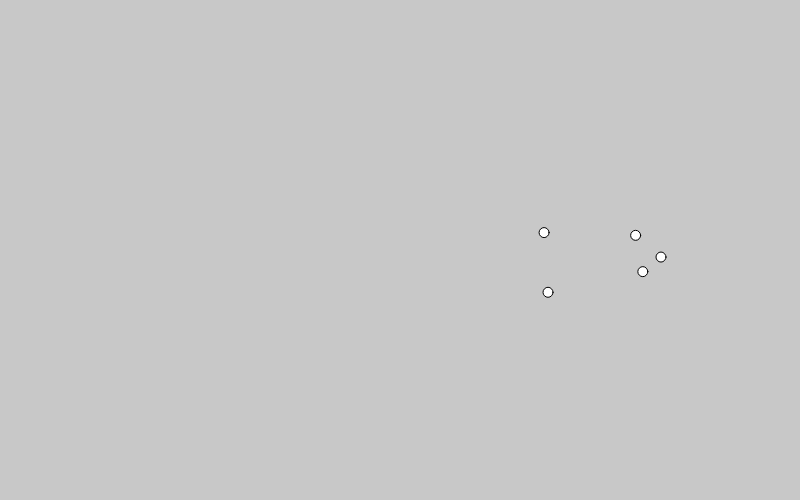
Frame 1 (no input)
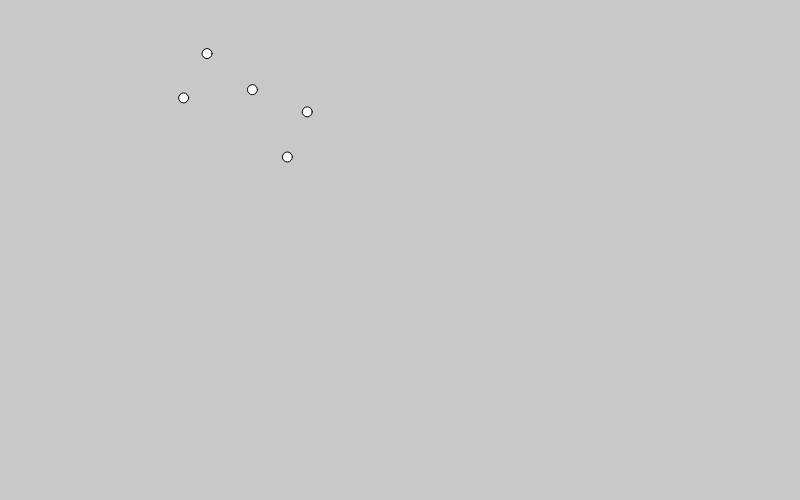
Frame 60 (no input)
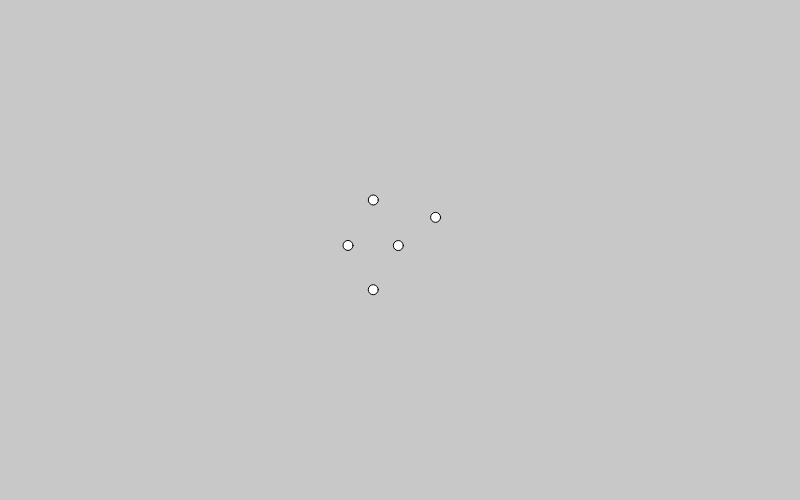
Frame 120 (the mouse pressed at the canvas centre since frame 60)

The p5.js sketch that drew these frames (run headless with seeded random() and noise() and a simulated clock; from frame 60 on, the mouse is pressed at the canvas centre):

// p5.js sketch
// ── sketch.js
class Boid {
  constructor(x, y) {
    this.position = createVector(x, y);
    this.velocity = createVector(0, 0);
    this.acceleration = createVector(0,0);
    this.mass = 1;
    this.maxSpeed = 7;
    this.maxForce = 5;
  }

  applyForce(force) {
    this.acceleration.add(force.div(this.mass));
  }

  draw() {
    circle(this.position.x, this.position.y, 10);
    this.position.x = this.position.x % width;
    this.position.y = this.position.y % height;
  }

  update() {
    this.velocity.add(this.acceleration);
    this.position.add(this.velocity);
    this.acceleration.mult(0);
  }

  seek(desiredPosition) {
    var desiredVelocity = p5.Vector.sub(desiredPosition, this.position);
    desiredVelocity.normalize();
    var distance = p5.Vector.dist(desiredPosition, this.position);
    if(distance < 100) {
      desiredVelocity.mult(map(distance, 0, 100, 0, this.maxForce))
    } else {
      desiredVelocity.mult(this.maxSpeed);
    }
    var steer = p5.Vector.sub(desiredVelocity, this.velocity);
    steer.limit(this.maxForce);
    this.applyForce(steer);
  }

  separate(otherBoids) {
    var desiredSeparation = 50;
    var sum = createVector(0,0);
    var count = 0;
    for (let boid of otherBoids) {
      var d = p5.Vector.dist(this.position, boid.position);
      if (d > 0 && d < desiredSeparation) {
        var diff = p5.Vector.sub(this.position, boid.position);
        diff.normalize();
        diff.div(d);
        sum.add(diff);
        count++;
      }
    }
    if (count > 0) {
      sum.div(count);
      sum.normalize();
      sum.mult(this.maxSpeed);
      var steer = p5.Vector.sub(sum, this.velocity);
      steer.limit(this.maxForce);
      this.applyForce(steer);
    }
  }
}

class Flock {
  constructor(numBoids) {
    this.boidsArray = [];
    for (let i=0; i<numBoids; i++) {
      this.boidsArray.push(new Boid(random(500, 700), random(200, 400)));
    }
  }
  update() {
    for (let i=0; i<this.boidsArray.length; i++) {
      this.boidsArray[i].separate(this.boidsArray);
      this.boidsArray[i].seek(createVector(mouseX, mouseY));
      this.boidsArray[i].update();
    }
  }
  draw() {
    for (let i=0; i<this.boidsArray.length; i++) {
      this.boidsArray[i].draw();
    }
  }
}

var a;

function setup() {
  createCanvas(800, 500);
  a = new Flock(5);
}

function draw() {
  background(200);
  a.update();
  a.draw();
}
